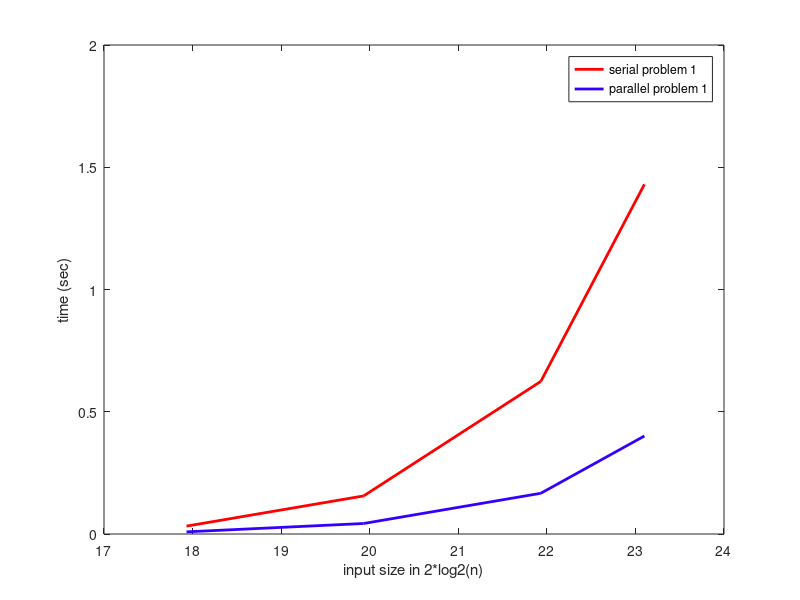
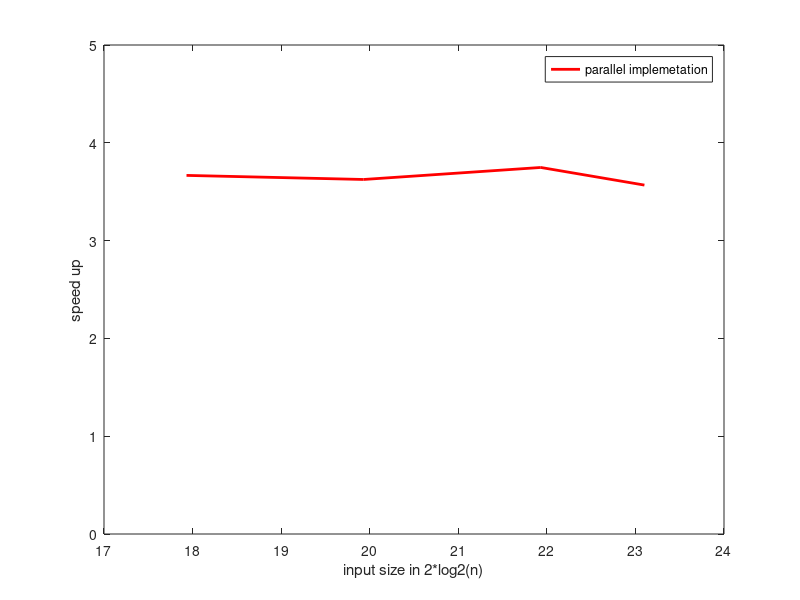
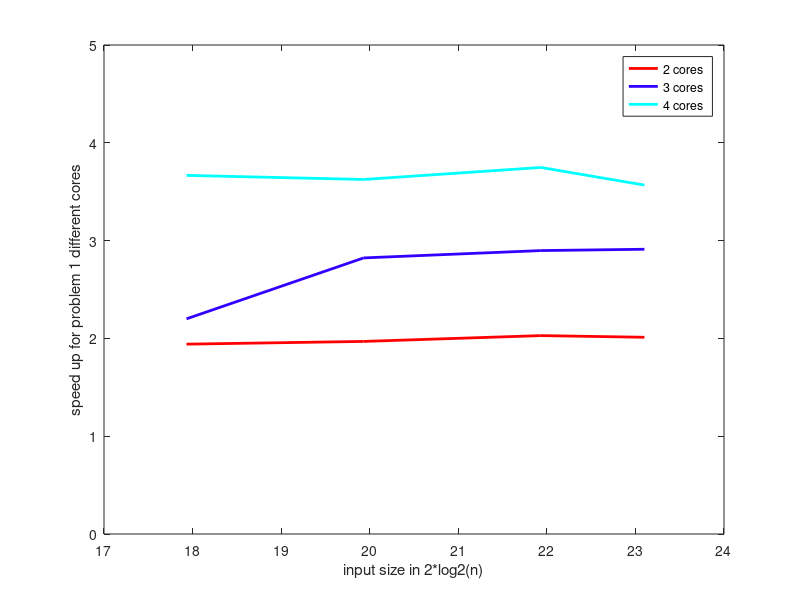
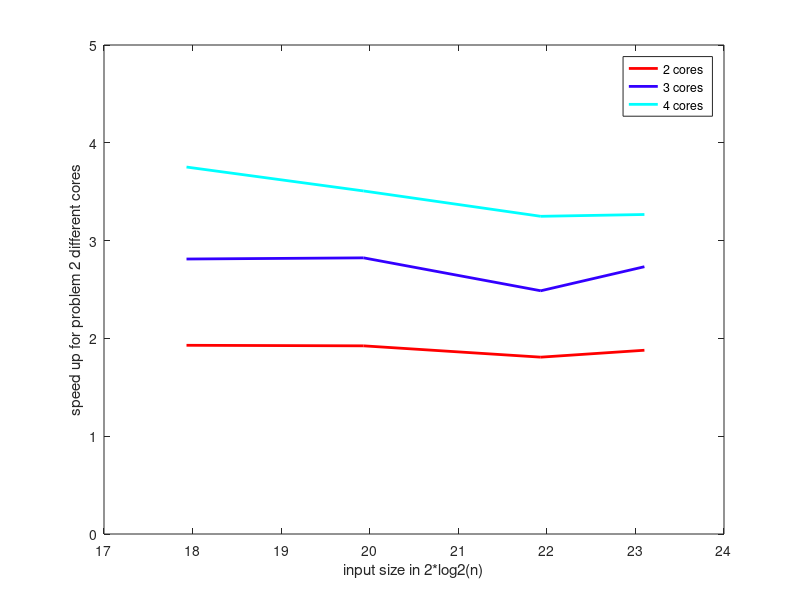

Source code (MATLAB) for these figures, in order:
close all;


siz=[500;
    1000;
    2000;3000];

p1s=[0.0322265625;
0.1557617188;
0.6240234375;
1.4301757812
];

p1p=[0.0087890625;
0.0429687500;
0.1665039062;
0.4008789062
];

conv=[3;4;5
];

p2s5=[1.6186523438;
2.9609375000;
4.7355957031
];


p2p5=[0.4313964844;
0.7919921875;
1.2600097656
];


p2s10=[5.0446777344;
9.2558593750;
14.7807617188
];

p2p10=[1.4382324219;
2.5212402344;
4.1149902344
];


p2s20=[19.5458984375;
35.1533203125;

56.3530273438
];

p2p20=[6.0170898438;
10.8256835938;
17.4370117188
];

p2s30=[52.0537109375;
98.3085937500;
160.4741210938
];

p2p30=[15.9335937500
28.6333007812;
45.0834960938;
];





s25=p2s5./p2p5;
s210=p2s10./p2p10;
s220=p2s20./p2p20;
s230=p2s30./p2p30;


p2sc1=[p2s5(1);p2s10(1); p2s20(1); p2s30(1) ];
p2sc2=[p2s5(2);p2s10(2); p2s20(2); p2s30(2) ];
p2sc3=[p2s5(3);p2s10(3); p2s20(3); p2s30(3) ];


p2pc1=[p2p5(1);p2p10(1); p2p20(1); p2p30(1) ];
p2pc2=[p2p5(2);p2p10(2); p2p20(2); p2p30(2) ];
p2pc3=[p2p5(3);p2p10(3); p2p20(3); p2p30(3) ];




l2=2/log(2);



col=hsv(10);
plot(l2*log(siz),p1s,'color',col(1,:),'LineWidth',2)
hold on
plot(l2*log(siz),p1p,'color',col(8,:),'LineWidth',2)
hold on
legend('serial problem 1', 'parallel problem 1')
%title(sprintf('Red for serial \n,Blue is for inner loop thread launching\n,light blue for the outer loop threading (see the difference because of parallel overhead in launching them) \n,green for the block algorithm\n, line below the green one is block with transpose \n,Purple for Fastest parallel implementation with the row mager'))
ylabel('time (sec)');
xlabel('input size in 2*log2(n)');
ylim([0 2]);



figure

s1=p1s./p1p
col=hsv(10);
plot(l2*log(siz),s1,'color',col(1,:),'LineWidth',2)
legend('parallel implemetation')
%title(sprintf('Red for serial \n,Blue is for inner loop thread launching\n,light blue for the outer loop threading (see the difference because of parallel overhead in launching them) \n,green for the block algorithm\n, line below the green one is block with transpose \n,Purple for Fastest parallel implementation with the row mager'))
ylabel('speed up');
xlabel('input size in 2*log2(n)');
ylim([0 5]);

c2p1p1=[0.0166015625
0.0791015625;
0.3076171875;
0.7109375000];

c2p1p2=[0.8388671875;
2.6220703125;
10.8095703125;
27.7041015625];

c3p1p1=[0.0146484375;
0.0551757812;
0.2153320312;
0.4912109375
];
c3p1p2=[0.5756835938;
1.7866210938;
7.8593750000;
19.0458984375
];

figure
sp1c2=p1s./c2p1p1;
sp1c3=p1s./c3p1p1;
sp1c4=s1;
col=hsv(10);
plot(l2*log(siz),sp1c2,'color',col(1,:),'LineWidth',2)
hold on
plot(l2*log(siz),sp1c3,'color',col(8,:),'LineWidth',2)
hold on
plot(l2*log(siz),sp1c4,'color',col(6,:),'LineWidth',2)
    legend( '2 cores','3 cores ','4 cores')
%title(sprintf('Red for serial \n,Blue is for inner loop thread launching\n,light blue for the outer loop threading (see the difference because of parallel overhead in launching them) \n,green for the block algorithm\n, line below the green one is block with transpose \n,Purple for Fastest parallel implementation with the row mager'))
ylabel('speed up for problem 1 different cores');
xlabel('input size in 2*log2(n)');
ylim([0 5]);




figure
sp2c2=p2sc1./c2p1p2;
sp2c3=p2sc1./c3p1p2;
sp2c4=p2sc1./p2pc1;
col=hsv(10);
plot(l2*log(siz),sp2c2,'color',col(1,:),'LineWidth',2)
hold on
plot(l2*log(siz),sp2c3,'color',col(8,:),'LineWidth',2)
hold on
plot(l2*log(siz),sp2c4,'color',col(6,:),'LineWidth',2)
    legend( '2 cores','3 cores ','4 cores')
%title(sprintf('Red for serial \n,Blue is for inner loop thread launching\n,light blue for the outer loop threading (see the difference because of parallel overhead in launching them) \n,green for the block algorithm\n, line below the green one is block with transpose \n,Purple for Fastest parallel implementation with the row mager'))
ylabel('speed up for problem 2 different cores');
xlabel('input size in 2*log2(n)');
ylim([0 5]);





figure
sp1c2=p1s./c2p1p1;
sp1c3=p1s./c3p1p1;
sp1c4=s1;
col=hsv(10);
plot(l2*log(siz),sp1c2./2,'color',col(1,:),'LineWidth',2)
hold on
plot(l2*log(siz),sp1c3./3,'color',col(8,:),'LineWidth',2)
hold on
plot(l2*log(siz),sp1c4./4,'color',col(6,:),'LineWidth',2)
    legend( '2 cores','3 cores ','4 cores')
%title(sprintf('Red for serial \n,Blue is for inner loop thread launching\n,light blue for the outer loop threading (see the difference because of parallel overhead in launching them) \n,green for the block algorithm\n, line below the green one is block with transpose \n,Purple for Fastest parallel implementation with the row mager'))
ylabel('efficiency for problem 1 different cores');
xlabel('input size in 2*log2(n)');
ylim([0 2]);

s2c1=p2sc1./p2pc1;
s2c2=p2sc2./p2pc2;
s2c3=p2sc3./p2pc3;


figure
col=hsv(10);
plot(siz,s2c1,'color',col(1,:),'LineWidth',2)
hold on
plot(siz,s2c2,'color',col(3,:),'LineWidth',2)
hold on
plot(siz,s2c3,'color',col(9,:),'LineWidth',2)
hold on


legend('halfwidth 3','halfwidth 4','halfwidth 5')
%title(sprintf('Red for serial \n,Blue is for inner loop thread launching\n,light blue for the outer loop threading (see the difference because of parallel overhead in launching them) \n,green for the block algorithm\n, line below the green one is block with transpose \n,Purple for Fastest parallel implementation with the row mager'))
ylabel('speed up');
xlabel('input size in (n)');
ylim([3 4.5]);


figure
col=hsv(10);
plot(siz,p2sc1,'color',col(1,:),'LineWidth',2)
hold on
plot(siz,p2pc1,'color',col(3,:),'LineWidth',2)
hold on

plot(siz,p2sc2,'color',col(4,:),'LineWidth',2)
hold on
plot(siz,p2pc2,'color',col(6,:),'LineWidth',2)
hold on

plot(siz,p2sc3,'color',col(8,:),'LineWidth',2)
hold on
plot(siz,p2pc3,'color',col(10,:),'LineWidth',2)
hold on

legend('halfwidth 3 serial','halfwidth 3 parallel','halfwidth 3 serial','halfwidth 4 parallel','halfwidth 5 serial','halfwidth 5 parallel')

ylabel('Time in seconds');
xlabel('input size in (n)');
ylim([0 200]);
figure
col=hsv(10);
plot(siz,s2c1,'color',col(1,:),'LineWidth',2)
hold on
plot(siz,s2c2,'color',col(3,:),'LineWidth',2)
hold on
plot(siz,s2c3,'color',col(9,:),'LineWidth',2)
hold on


legend('halfwidth 3','halfwidth 4','halfwidth 5')
%title(sprintf('Red for serial \n,Blue is for inner loop thread launching\n,light blue for the outer loop threading (see the difference because of parallel overhead in launching them) \n,green for the block algorithm\n, line below the green one is block with transpose \n,Purple for Fastest parallel implementation with the row mager'))
ylabel('speed up');
xlabel('input size in (n)');
ylim([3 4.5]);




c2p1p2=[0.8388671875;
2.6220703125;
10.8095703125;
27.7041015625];

c3p1p2=[0.5756835938;
1.7866210938;
7.8593750000;
19.0458984375
];

s2c2=p2sc1./c2p1p2;
s2c3=p2sc1./c3p1p2;
s2c4=p2sc1./p2pc1;


figure
col=hsv(10);
plot(siz,s2c2,'color',col(1,:),'LineWidth',2)
hold on
plot(siz,s2c3,'color',col(8,:),'LineWidth',2)
hold on
plot((siz),s2c4,'color',col(6,:),'LineWidth',2)
    legend( '2 cores','3 cores ','4 cores')
%title(sprintf('Red for serial \n,Blue is for inner loop thread launching\n,light blue for the outer loop threading (see the difference because of parallel overhead in launching them) \n,green for the block algorithm\n, line below the green one is block with transpose \n,Purple for Fastest parallel implementation with the row mager'))
ylabel('speed up for problem 2 different cores');
xlabel('input size in (n)');
title('Only for halfwidth 3')
ylim([0 5]);


figure
col=hsv(10);
plot(siz,s2c2./2,'color',col(1,:),'LineWidth',2)
hold on
plot(siz,s2c3./3,'color',col(8,:),'LineWidth',2)
hold on
plot((siz),s2c4./4,'color',col(6,:),'LineWidth',2)
    legend( '2 cores','3 cores ','4 cores')
%title(sprintf('Red for serial \n,Blue is for inner loop thread launching\n,light blue for the outer loop threading (see the difference because of parallel overhead in launching them) \n,green for the block algorithm\n, line below the green one is block with transpose \n,Purple for Fastest parallel implementation with the row mager'))
ylabel('speed up for problem 2 different cores');
xlabel('input size in (n)');
title('Only for halfwidth 3')
ylim([0 1.2]);

